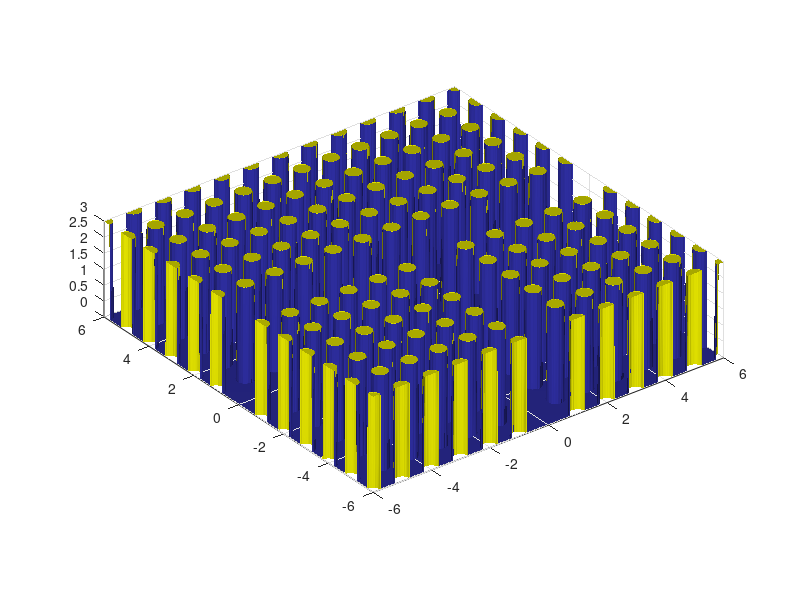

MATLAB code to generate this figure:
a = 0.25;    
b = 1.0;     
H = 3;       
[X, Y] = meshgrid(-6:0.01:6, -6:0.01:6);

figure('Color', 'w', 'Name', '3D Waveguides', 'Position', [100, 100, 1000, 800]);
mask = false(size(X));
for m = -8:8
    for n = -8:8
        if m == 0 || (n == 0 && m <= 0)
            continue
        end
        xc = n * b; 
        yc = m * b;
        mask((X - xc).^2 + (Y - yc).^2 <= a^2) = true;
    end
end
mask_dilated = conv2(double(mask), ones(3), 'same') > 0;
boundary = mask_dilated & ~mask;
Z = zeros(size(X));
Z(mask) = H; 
Z(boundary) = 0;

surf(X, Y, Z, 'LineStyle', 'none');
colormap(gca, [0.2 0.2 0.7; 1 1 0]);
axis equal; axis([-6 6 -6 6 0 H]); grid on; view(3);
camlight('headlight'); lighting gouraud;
